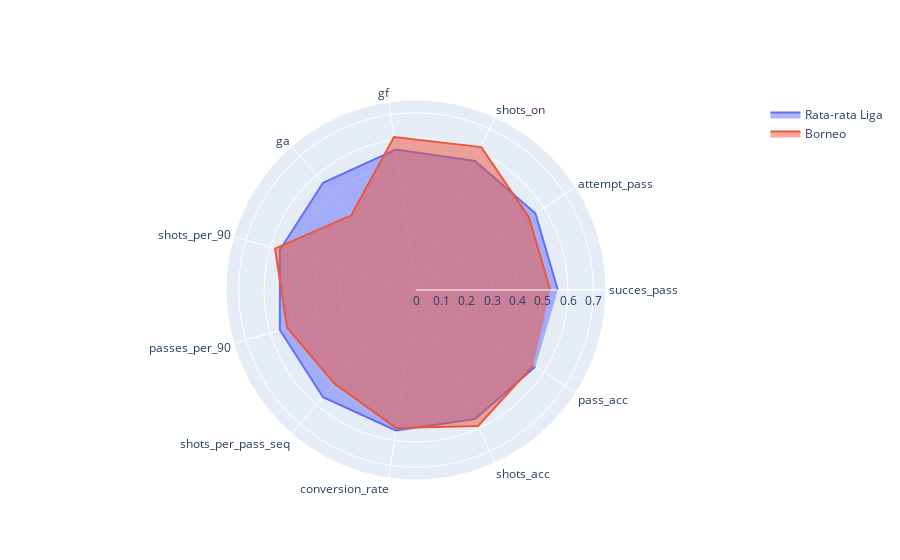

Notebook source saved alongside this figure:
### Code cell
borneo = df[df['team']=='borneo'].drop(['team','blocked_shots','gd','w','d','l','pts','total_shots','succes_tackle'], axis=1)
r_borneo = []
for x in theta:
    r_borneo.append(round(float(borneo[x].values)/float(df[x].sum()),3)*10)
Liga = go.Scatterpolar(
   r = r_avg, theta = theta, mode = 'lines', name = 'Rata-rata Liga',fill='toself',
)
Borneo = go.Scatterpolar(
   r = r_borneo, theta = theta, mode = 'lines', name = 'Borneo', fill='toself',)

data3 = [Liga,Borneo]
fig3 = go.Figure(data = data3)
fig3.update_layout(polar=dict(radialaxis=dict(visible=True,range=[0, .75])))
iplot(fig3)

### Figure 1 — Plotly figure (JSON) as saved in the notebook; plotly's stock layout.template omitted (floating-point values rounded to 4 significant figures)
{"data": [{"fill": "toself", "mode": "lines", "name": "Rata-rata Liga", "r": [0.56, 0.56, 0.56, 0.56, 0.56, 0.56, 0.56, 0.56, 0.56, 0.56, 0.56], "theta": ["succes_pass", "attempt_pass", "shots_on", "gf", "ga", "shots_per_90", "passes_per_90", "shots_per_pass_seq", "conversion_rate", "shots_acc", "pass_acc"], "type": "scatterpolar"}, {"fill": "toself", "mode": "lines", "name": "Borneo", "r": [0.53, 0.53, 0.62, 0.61, 0.39, 0.58, 0.53, 0.49, 0.55, 0.59, 0.55], "theta": ["succes_pass", "attempt_pass", "shots_on", "gf", "ga", "shots_per_90", "passes_per_90", "shots_per_pass_seq", "conversion_rate", "shots_acc", "pass_acc"], "type": "scatterpolar"}], "layout": {"polar": {"radialaxis": {"range": [0, 0.75], "visible": true}}}}
